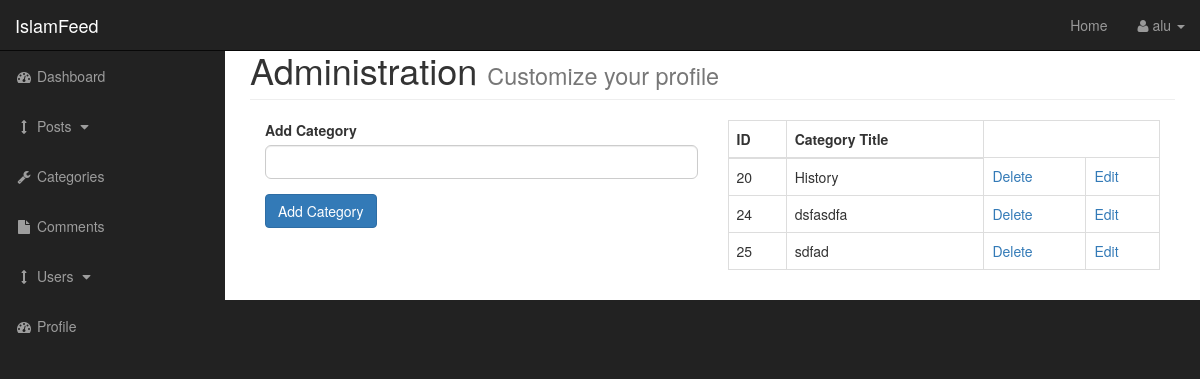
Page /admin/admin_categories.php (signed in) on the earlier database version.
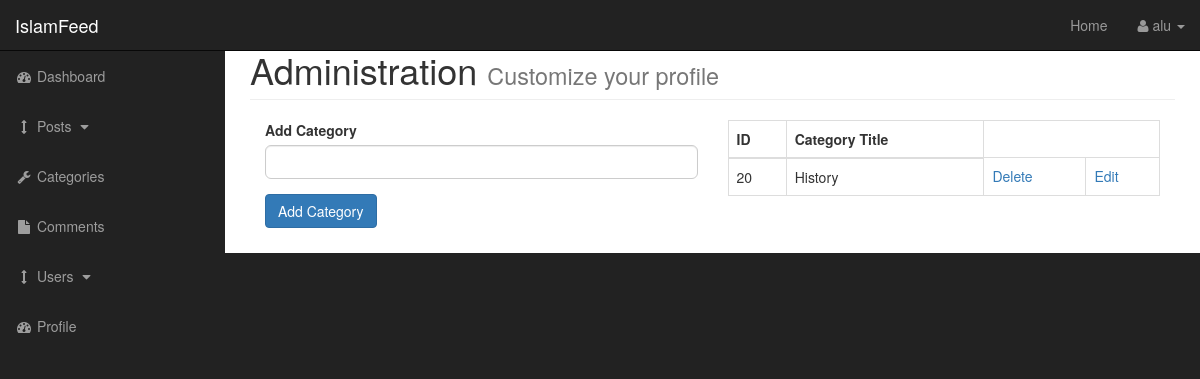
Same page on the later database version.
### tables this page shows
CREATE TABLE `category` (
  `cat_id` int(3) NOT NULL,
  `cat_title` varchar(255) NOT NULL
);

### admin/admin_functions.php (the view, shortened to what this page needs)
<?php
    function findallcategories(){
        global $connection;
        $query = "SELECT * FROM category";
        $select_categories = mysqli_query($connection,$query);
          while($row = mysqli_fetch_assoc($select_categories)){
              $cat_id = $row['cat_id'];
              $cat_title = $row['cat_title'];
              echo "<tr>";
              echo "<td>{$cat_id}</td>";
              echo "<td>{$cat_title}</td>";
              echo "<td><a href='admin_categories.php?delete={$cat_id}'>Delete</a></td>";
              echo "<td><a href='admin_categories.php?edit={$cat_id}'>Edit</a></td>";
              echo "</tr>";
          }
    }
?>

### admin/includes/admin_header.php (shortened to what this page needs)
<?php include "../includes/database.php"; ?>
<?php include "admin_functions.php"; ?>
<!DOCTYPE html>
<html lang="en">
<head>
    <link href="css/bootstrap.min.css" rel="stylesheet">
    <link href="css/sb-admin.css" rel="stylesheet">
    <link href="../../css/main.css" rel="stylesheet">
    <link href="font-awesome/css/font-awesome.min.css" rel="stylesheet" type="text/css">
</head>

### admin/admin_categories.php (shortened to what this page needs)
<?php include"includes/admin_header.php";?>
<body>
    <div id="wrapper">
        <?php include "includes/admin_navigation.php"; ?>
        <div id="page-wrapper">
            <div class="container-fluid">
                <div class="row">
                    <div class="col-lg-12">
                        <h1 class="page-header">
                            Administration
                            <small>Customize your profile</small>
                        </h1>
                        <div class="col-xs-6">
                            <form action="" method="POST">
                                <div class="form-group">
                                    <label for="cat_title">Add Category</label>
                                    <input type="text" class="form-control" name="cat_title">
                                </div>
                                <div class="form-group">
                                    <input class="btn btn-primary" type="submit" name="submit" value="Add Category">
                                </div>
                            </form>
                        </div>
                        <div class="col-xs-6">
                            <table class="table table-bordered table-hover">
                                <thead>
                                    <tr>
                                        <th>ID</th>
                                        <th>Category Title</th>
                                    </tr>
                                </thead>
                                <tbody>
                                    <?php
                                        findallcategories();
                                    ?>
                                </tbody>
                            </table>
                        </div>
                    </div>
                </div>
            </div>
        </div>
    </div>
<?php include "includes/admin_footer.php";?>

### admin/includes/admin_navigation.php (shortened to what this page needs)
<nav class="navbar navbar-inverse navbar-fixed-top" role="navigation">
            <div class="navbar-header">
                <a class="navbar-brand" href="../index.php">IslamFeed</a>
            </div>
            <ul class="nav navbar-right top-nav">
                <li><a href="../index.php">Home</a></li>
                <li class="dropdown">
                    <a href="#" class="dropdown-toggle" data-toggle="dropdown"><i class="fa fa-user"></i> <?php echo $_SESSION['username']?> <b class="caret"></b></a>
                </li>
            </ul>
            <div class="collapse navbar-collapse navbar-ex1-collapse">
                <ul class="nav navbar-nav side-nav">
                    <li>
                        <a href="admin_index.php"><i class="fa fa-fw fa-dashboard"></i> Dashboard</a>
                    </li>
                    <li>
                        <a href="javascript:;" data-toggle="collapse" data-target="#posts_dropdown"><i class="fa fa-fw fa-arrows-v"></i> Posts <i class="fa fa-fw fa-caret-down"></i></a>
                    </li>
                    <li>
                        <a href="admin_categories.php"><i class="fa fa-fw fa-wrench"></i> Categories</a>
                    </li>
                    <li class="">
                        <a href="comments.php"><i class="fa fa-fw fa-file"></i> Comments</a>
                    </li>
                    <li>
                        <a href="javascript:;" data-toggle="collapse" data-target="#demo"><i class="fa fa-fw fa-arrows-v"></i> Users <i class="fa fa-fw fa-caret-down"></i></a>
                    </li>
                    <li>
                        <a href="profile.php"><i class="fa fa-fw fa-dashboard"></i> Profile</a>
                    </li>
                </ul>
            </div>
        </nav>

### admin/includes/admin_footer.php (shortened to what this page needs)
</body>
</html>

### admin/css/sb-admin.css (style rules this page uses)
body { margin-top: 100px; background-color: #222; }
@media (min-width:768px) { body { margin-top: 50px; } }
#wrapper { padding-left: 0; }
#page-wrapper { width: 100%; padding: 0; background-color: #fff; }
@media (min-width:768px) { #wrapper { padding-left: 225px; } }
@media (min-width:768px) { #page-wrapper { padding: 10px; } }
.top-nav { padding: 0 15px; }
.top-nav>li { display: inline-block; float: left; }
.top-nav>li>a { padding-top: 15px; padding-bottom: 15px; line-height: 20px; color: #999; }
@media (min-width:768px) { .side-nav { position: fixed; top: 51px; left: 225px; width: 225px; margin-left: -225px; border: none; border-radius: 0; overflow-y: auto; background-color: #222; } }
@media (min-width:768px) { .side-nav>li>a { width: 225px; } }

### css/main.css (style rules this page uses)
body { margin: 0; padding: 0; }
html { scroll-behavior: smooth; }
a { transition: .2s all ease; -webkit-transition: .2s all ease; -moz-transition: .2s all ease; -ms-transition: .2s all ease; -o-transition: .2s all ease; text-decoration: none; }
.form-control { border-radius: 6px !important; -webkit-border-radius: 6px !important; -moz-border-radius: 6px !important; -ms-border-radius: 6px !important; -o-border-radius: 6px !important; }

Differences in the rows shown:
removed category: cat_id "24", cat_title "dsfasdfa"
removed category: cat_id "25", cat_title "sdfad"
